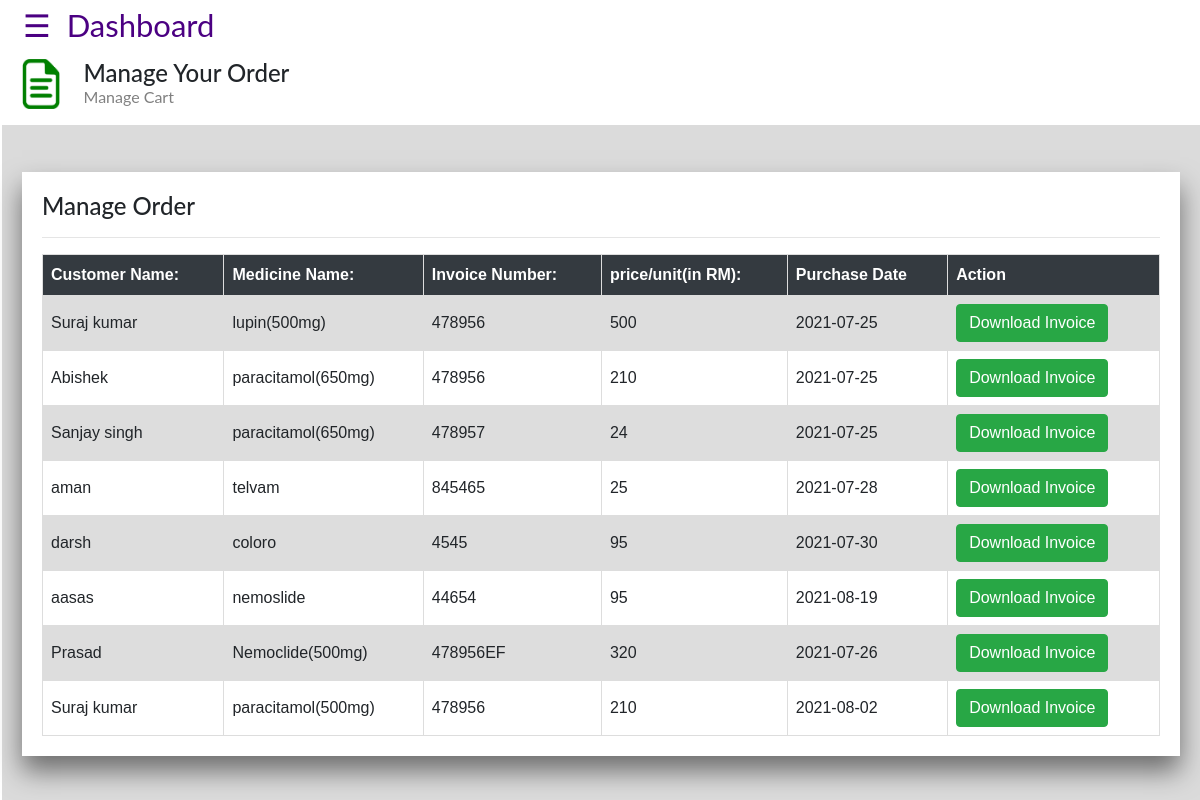
The page /pharmacist/manage_cart.php (signed in) on the database its author committed.
### tables this page shows
CREATE TABLE `cart` (
  `id` int(11) NOT NULL,
  `customer` varchar(255) NOT NULL,
  `invoice` varchar(255) NOT NULL,
  `medicine_name` varchar(255) NOT NULL,
  `batch_no` varchar(255) NOT NULL,
  `mobile_no` varchar(250) NOT NULL,
  `exp` date NOT NULL,
  `quantity` int(111) NOT NULL,
  `price_perunit` int(111) NOT NULL,
  `date` date NOT NULL DEFAULT current_timestamp(),
  `pyment` varchar(250) NOT NULL
);

### pharmacist/manage_cart.php (the view, shortened to what this page needs)
<?php
if (isset($_SESSION['id']) && isset($_SESSION['user_name'])) {
?>
<!DOCTYPE html>
<html>
<head>
  <link rel="stylesheet" href="https://maxcdn.bootstrapcdn.com/bootstrap/4.4.1/css/bootstrap.min.css">
    <link rel="stylesheet" href="https://cdnjs.cloudflare.com/ajax/libs/font-awesome/4.7.0/css/font-awesome.min.css">
        <link rel="stylesheet" href="//code.jquery.com/ui/1.12.1/themes/base/jquery-ui.css">
</head>
<body>
<div id="main">
      <span style="font-size:31px;cursor:pointer;color: indigo;padding-left: 21px;" onclick="openNav()">&#9776;&nbsp;&nbsp;Dashboard</span>
      <br>
<div class="container-fluid" style="padding-top: 10px;">
  <div class="row">
    <div class="col-md-4">
        <div class="row">
          <div class="col-md-2">
            <img width="130%" height="76%" src="file.png">
          </div>
          <div class="col-md-10">
              <h4>Manage Your Order</h4>
              <p style="color: grey;margin-top: -10px;">Manage  Cart</p>
          </div>
        </div>
    </div>
  </div>
</div>
<div style="background:rgba(215,215,215,0.9);">
<br>
  <br>
    <div style="background: white;margin: 20px;padding: 20px;margin-top: -1px;box-shadow: 0 15px 25px rgba(0,0,0,0.5);">
    <h4>Manage Order</h4><hr>
<form>
<table>
  <tr class="bg-dark text-white">
   <th>Customer Name:</th>
    <th>Medicine Name:</th>
    <th>Invoice Number:</th>
    <th>price/unit(in RM):</th>
    <th>Purchase Date</th>
    <th>Action</th>
  </tr>
<?php
include 'db_conn.php';
  $q="select * from cart";
  $query=mysqli_query($conn,$q);
  while ($res=mysqli_fetch_array($query)) {
?>
  <tr>
    <td><?php echo $res['customer']; ?></td>
     <td><?php echo $res['medicine_name']; ?></td>
    <td><?php echo $res['invoice']; ?></td>
     <td><?php echo $res['price_perunit']; ?></td>
     <td><?php echo $res['date']; ?></td>
    <td> <button type="submit"  class="btn btn-success"><a href="dinvoice.php?id=<?php echo $res['id']; ?>" class="text-white">Download Invoice</a></button>
  </tr>
<?php
  }
?>
</table>
  </div>
<br>
</div>
</body>
</html>
<?php
}else{
    header("Location:index.php");
    exit();
}
 ?>

### pharmacist/manage_cart.php (style rules this page uses)
body { font-family: "Lato", sans-serif; }
#main { transition: margin-left .5s; padding-left: 2px; padding-top: 2px; }
table { font-family: arial, sans-serif; border-collapse: collapse; width: 100%; }
td, th { border: 1px solid #dddddd; text-align: left; padding: 8px; }
tr:nth-child(even) { background-color: #dddddd; }

### rows shown on the page
cart: customer "Suraj kumar", medicine_name "lupin(500mg)", invoice "478956", price_perunit "500", date "2021-07-25"
cart: customer "Abishek", medicine_name "paracitamol(650mg)", invoice "478956", price_perunit "210", date "2021-07-25"
cart: customer "Sanjay singh", medicine_name "paracitamol(650mg)", invoice "478957", price_perunit "24", date "2021-07-25"
cart: customer "aman", medicine_name "telvam", invoice "845465", price_perunit "25", date "2021-07-28"
cart: customer "darsh", medicine_name "coloro", invoice "4545", price_perunit "95", date "2021-07-30"
cart: customer "aasas", medicine_name "nemoslide", invoice "44654", price_perunit "95", date "2021-08-19"
cart: customer "Prasad", medicine_name "Nemoclide(500mg)", invoice "478956EF", price_perunit "320", date "2021-07-26"
cart: customer "Suraj kumar", medicine_name "paracitamol(500mg)", invoice "478956", price_perunit "210", date "2021-08-02"
